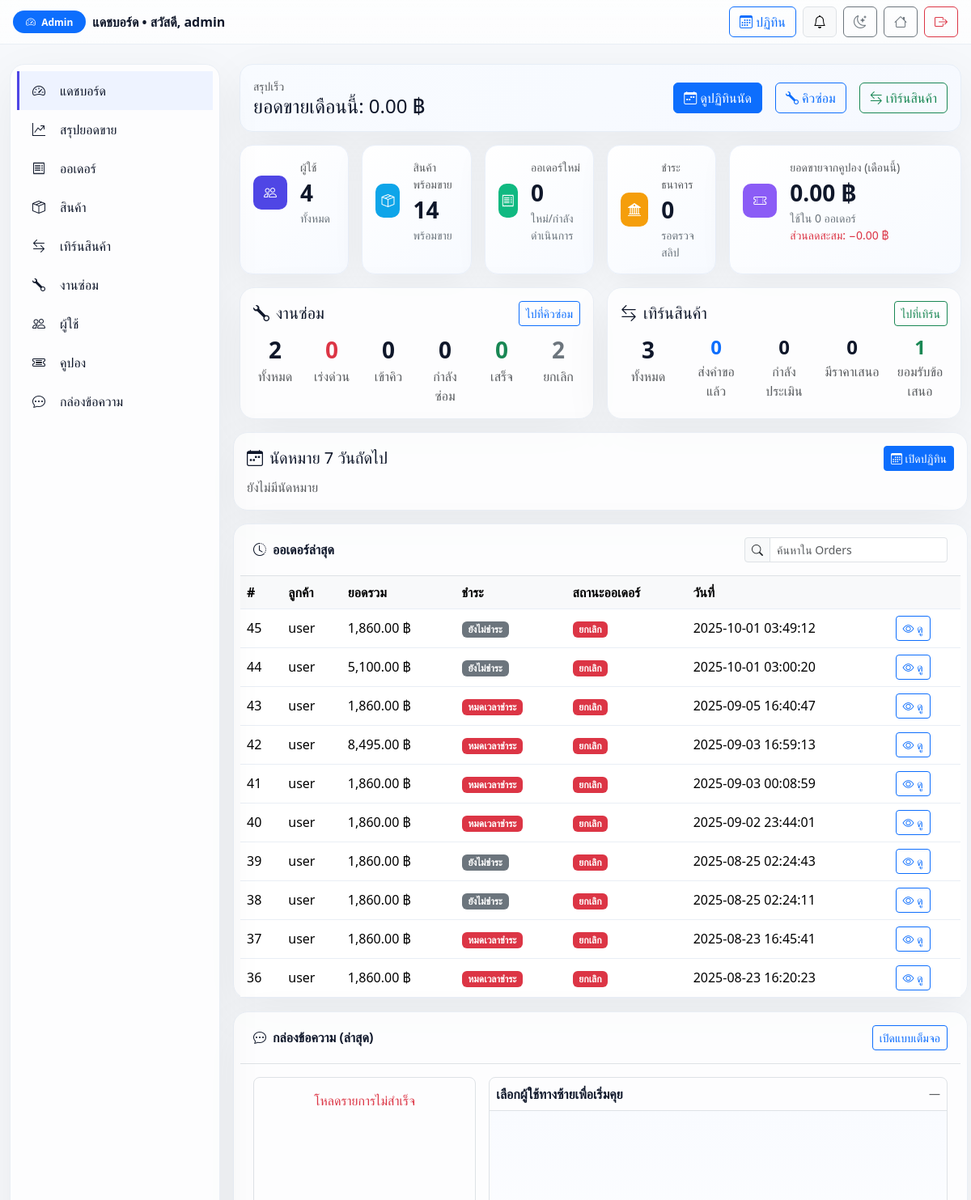
/Home/admin/dashboard.php (signed in, upper part), run on an earlier commit of the app's database.
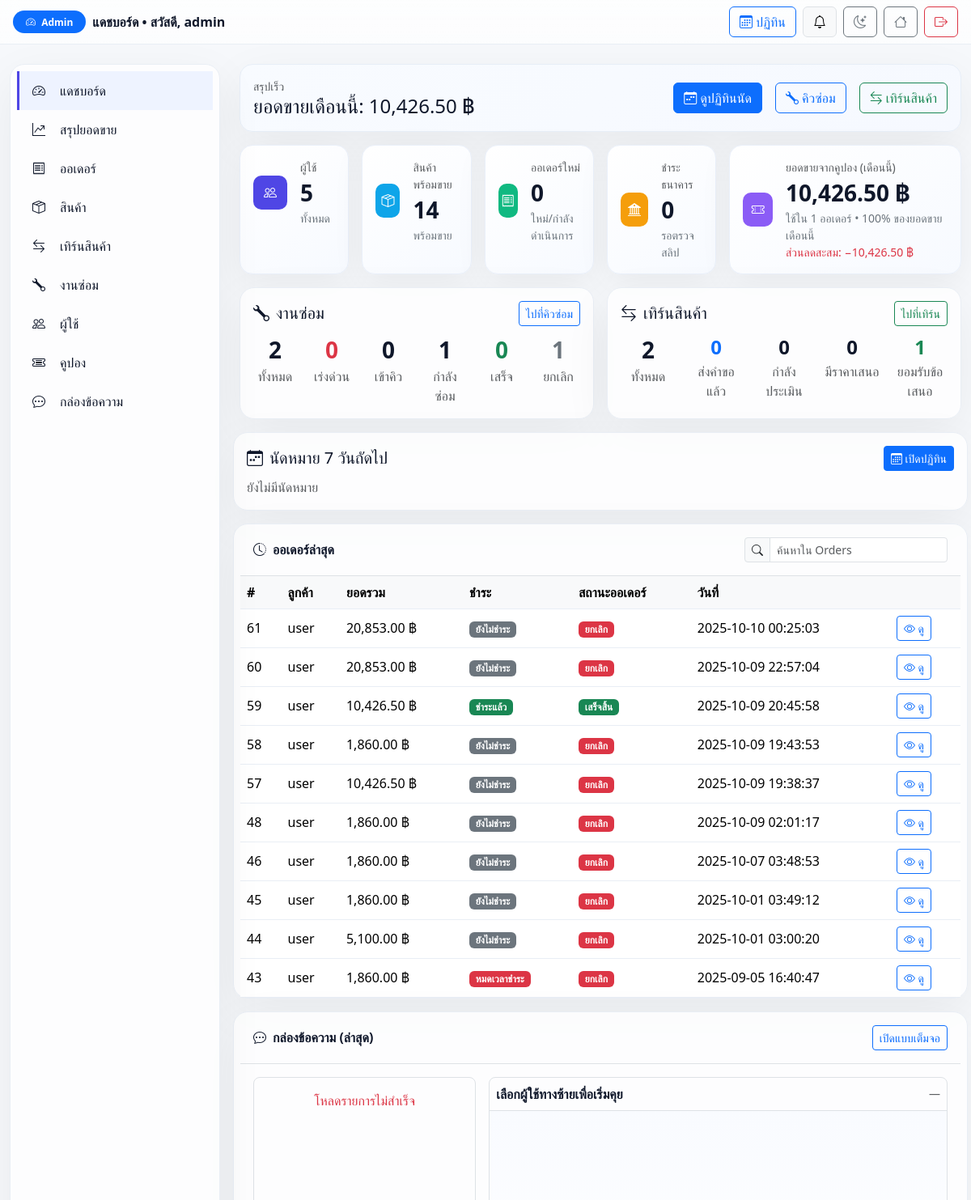
And on a later commit of the database.
### tables this page shows
CREATE TABLE `orders` (
  `id` bigint(20) UNSIGNED NOT NULL,
  `user_id` bigint(20) UNSIGNED NOT NULL,
  `total_price` decimal(10,2) NOT NULL DEFAULT 0.00,
  `status` enum('pending','processing','shipped','delivered','completed','cancel_requested','cancelled') NOT NULL DEFAULT 'pending',
  `payment_status` enum('unpaid','pending','paid','refunded','expired') NOT NULL DEFAULT 'unpaid',
  `stock_deducted` tinyint(1) NOT NULL DEFAULT 0,
  `shipping_name` varchar(150) DEFAULT NULL,
  `shipping_phone` varchar(30) DEFAULT NULL,
  `shipping_address` text DEFAULT NULL,
  `created_at` timestamp NOT NULL DEFAULT current_timestamp(),
  `expires_at` datetime DEFAULT NULL,
  `updated_at` timestamp NULL DEFAULT NULL ON UPDATE current_timestamp(),
  `payment_method` enum('cod','bank') DEFAULT 'cod',
  `slip_image` varchar(255) DEFAULT NULL,
  `cancel_reason` text DEFAULT NULL,
  `cancel_requested_at` timestamp NULL DEFAULT NULL
);

CREATE TABLE `users` (
  `id` bigint(20) UNSIGNED NOT NULL,
  `username` varchar(100) NOT NULL,
  `email` varchar(255) NOT NULL,
  `google_id` varchar(64) DEFAULT NULL,
  `provider` enum('local','google') NOT NULL DEFAULT 'local',
  `password_hash` varchar(255) DEFAULT NULL,
  `role` enum('user','admin') DEFAULT 'user',
  `phone` varchar(30) DEFAULT NULL,
  `address` text DEFAULT NULL,
  `profile_pic` varchar(255) DEFAULT NULL,
  `is_active` tinyint(1) NOT NULL DEFAULT 1,
  `created_at` timestamp NOT NULL DEFAULT current_timestamp(),
  `updated_at` timestamp NULL DEFAULT NULL ON UPDATE current_timestamp(),
  `full_name` varchar(150) DEFAULT NULL,
  `avatar` varchar(255) DEFAULT NULL,
  `address_line1` varchar(255) DEFAULT NULL,
  `address_line2` varchar(255) DEFAULT NULL,
  `district` varchar(120) DEFAULT NULL,
  `province` varchar(120) DEFAULT NULL,
  `postcode` varchar(12) DEFAULT NULL
);

### Home/admin/dashboard.php (the view, shortened to what the changed rows need)
<?php
require __DIR__ . '/../includes/db.php';
if (!function_exists('h')) {
  function h($s) {
    return htmlspecialchars($s ?? '', ENT_QUOTES, 'UTF-8');
  }
}
if (!function_exists('baht')) {
  function baht($n) {
    return number_format((float)$n, 2);
  }
}
$PAY_THAI = [
  'unpaid'=>'ยังไม่ชำระ','pending'=>'รอตรวจสอบ','paid'=>'ชำระแล้ว','refunded'=>'คืนเงินแล้ว','expired'=>'หมดเวลาชำระ'
];
$PAY_BADGE = [
  'unpaid'=>'secondary','pending'=>'warning text-dark','paid'=>'success','refunded'=>'info text-dark','expired'=>'danger'
];
$ORDER_THAI = [
  'pending'=>'ใหม่/กำลังตรวจสอบ','processing'=>'กำลังเตรียม/แพ็ค','shipped'=>'ส่งออกจากคลัง',
  'delivered'=>'ถึงปลายทาง','completed'=>'เสร็จสิ้น','cancel_requested'=>'รอยืนยันยกเลิก','cancelled'=>'ยกเลิก'
];
$ORDER_BADGE = [
  'pending'=>'info text-dark','processing'=>'primary','shipped'=>'primary',
  'delivered'=>'success','completed'=>'success','cancel_requested'=>'warning text-dark','cancelled'=>'danger'
];
function effective_status_of(array $o): string {
  $isBank = ($o['payment_method'] ?? '') === 'bank';
  $noSlip = empty($o['slip_image'] ?? '');
  $remain = (int)($o['remaining_sec'] ?? 0);
  $expired_by_rule =
      ($o['payment_status'] ?? '') === 'expired'
      || ($isBank && $noSlip && in_array(($o['payment_status'] ?? ''), ['unpaid','pending'], true) && $remain === 0);
  return $expired_by_rule ? 'cancelled' : (($o['status'] ?? '') ?: 'pending');
}
$users_total     = (int)$conn->query("SELECT COUNT(*) c FROM users")->fetch_assoc()['c'];
function table_exists(mysqli $c, string $t): bool {
  $t = $c->real_escape_string($t);
  $q = $c->query("SHOW TABLES LIKE '$t'");
  return $q && $q->num_rows > 0;
}
$hasDiscountCol = has_col($conn,'orders','discount_total');
$hasTotalPrice  = has_col($conn,'orders','total_price');
$hasUsagesTab   = table_exists($conn,'coupon_usages');
$conds = [];
if ($hasUsagesTab)  $conds[] = "EXISTS(SELECT 1 FROM coupon_usages cu WHERE cu.order_id=o.id)";
$couponWhere = $conds ? '('.implode(' OR ',$conds).')' : '0';
$monthWhere = "
  o.payment_status='paid'
  AND o.created_at >= DATE_FORMAT(NOW(), '%Y-%m-01')
  AND o.created_at <  DATE_ADD(DATE_FORMAT(NOW(), '%Y-%m-01'), INTERVAL 1 MONTH)
";
$subItems = "SELECT order_id, SUM(quantity*unit_price) AS items_total
             FROM order_items GROUP BY order_id";
$grandExpr = $hasTotalPrice
  ? "COALESCE(o.total_price,0)"
  : ($hasDiscountCol
      ? "COALESCE(t.items_total,0) - COALESCE(o.discount_total,0)"
      : "COALESCE(t.items_total,0)");
$Coupon = ['orders'=>0,'sales'=>0.0,'discount'=>0.0,'share'=>0.0];
$sqlC = "
  SELECT
    COUNT(DISTINCT o.id) AS c_orders,
    SUM($grandExpr)      AS c_sales
  FROM orders o
  LEFT JOIN ($subItems) t ON t.order_id=o.id
  WHERE $couponWhere AND $monthWhere
";
if ($rs=$conn->query($sqlC)) {
  $r=$rs->fetch_assoc() ?: [];
  $Coupon['orders']=(int)($r['c_orders']??0);
  $Coupon['sales'] =(float)($r['c_sales']??0.0);
}
if ($hasDiscountCol) {
  $sqlD = "
    SELECT SUM(COALESCE(o.discount_total,0)) AS dsum
    FROM orders o
    WHERE $couponWhere AND $monthWhere
  ";
  if ($rs=$conn->query($sqlD)) $Coupon['discount'] = (float)($rs->fetch_assoc()['dsum'] ?? 0.0);
} elseif ($hasUsagesTab) {
  $sqlD = "
    SELECT COALESCE(SUM(u.amount),0) AS dsum
    FROM coupon_usages u
    JOIN orders o ON o.id=u.order_id
    WHERE $monthWhere
  ";
  if ($rs=$conn->query($sqlD)) $Coupon['discount'] = (float)($rs->fetch_assoc()['dsum'] ?? 0.0);
}
$totalSalesMonth = 0.0;
$grandExprAll = $hasTotalPrice
  ? "COALESCE(o.total_price,0)"
  : ($hasDiscountCol ? "COALESCE(t.items_total,0) - COALESCE(o.discount_total,0)" : "COALESCE(t.items_total,0)");
$sqlAll = "
  SELECT SUM($grandExprAll) AS rev
  FROM orders o
  LEFT JOIN ($subItems) t ON t.order_id=o.id
  WHERE $monthWhere
";
if ($rs=$conn->query($sqlAll)) $totalSalesMonth = (float)($rs->fetch_assoc()['rev'] ?? 0.0);
$Coupon['share'] = $totalSalesMonth>0 ? round($Coupon['sales']*100/$totalSalesMonth,2) : 0.0;
$totalSalesMonth = 0.0;
$grandExprAll = $hasTotalPrice
  ? "COALESCE(o.total_price,0)"
  : ($hasDiscountCol ? "COALESCE(t.items_total,0) - COALESCE(o.discount_total,0)" : "COALESCE(t.items_total,0)");
$subItems = "SELECT order_id, SUM(quantity*unit_price) AS items_total
             FROM order_items GROUP BY order_id";
$sqlAll = "
  SELECT SUM($grandExprAll) AS rev
  FROM orders o
  LEFT JOIN ($subItems) t ON t.order_id=o.id
  WHERE $monthWhere
";
if ($rs=$conn->query($sqlAll)) $totalSalesMonth = (float)($rs->fetch_assoc()['rev'] ?? 0.0);
$Coupon['share'] = $totalSalesMonth>0 ? round($Coupon['sales']*100/$totalSalesMonth,2) : 0.0;
$revenueMonth = $totalSalesMonth;
$hasDiscountCol = has_col($conn,'orders','discount_total');
$hasTotalPrice  = has_col($conn,'orders','total_price');
$itemsSub = "
  SELECT order_id, SUM(quantity*unit_price) AS items_total
  FROM order_items
  GROUP BY order_id
";
$grandExpr = $hasTotalPrice
  ? "COALESCE(o.total_price,0)"
  : ($hasDiscountCol
      ? "COALESCE(t.items_total,0) - COALESCE(o.discount_total,0)"
      : "COALESCE(t.items_total,0)");
$sql_latest = "
  SELECT
    o.id, o.user_id, o.status, o.payment_method, o.payment_status, o.created_at,
    o.slip_image, o.expires_at,
    GREATEST(0, TIMESTAMPDIFF(SECOND, NOW(), COALESCE(o.expires_at, DATE_ADD(o.created_at, INTERVAL 15 MINUTE)))) AS remaining_sec,
    u.username,
    $grandExpr AS total_amount
  FROM orders o
  LEFT JOIN users u ON u.id = o.user_id
  LEFT JOIN ($itemsSub) t ON t.order_id = o.id
  ORDER BY o.created_at DESC
  LIMIT 10
";
$latest = $conn->query($sql_latest)->fetch_all(MYSQLI_ASSOC);
$svcKpiSql = "
  SELECT
    COUNT(*) AS allc,
    /* urgent = เร่งด่วน 'ที่ยังเปิดอยู่' เท่านั้น */
    SUM(
      CASE
        WHEN st.urgency='urgent'
         AND (
           CASE
             WHEN COALESCE(ls.last_status, st.status) IN ('confirm','queue','queued') THEN 'queued'
             ELSE COALESCE(ls.last_status, st.status)
           END
         ) NOT IN ('done','returned','completed','cancelled')
        THEN 1 ELSE 0
      END
    ) AS urgent,
    /* แยกสถานะตาม effective status */
    SUM(
      CASE
        WHEN (
          CASE
            WHEN COALESCE(ls.last_status, st.status) IN ('confirm','queue','queued') THEN 'queued'
            ELSE COALESCE(ls.last_status, st.status)
          END
        ) = 'queued'
        THEN 1 ELSE 0
      END
    ) AS queued,
    SUM(
      CASE
        WHEN (
          CASE
            WHEN COALESCE(ls.last_status, st.status) IN ('confirm','queue','queued') THEN 'queued'
            ELSE COALESCE(ls.last_status, st.status)
          END
        ) = 'repairing'
        THEN 1 ELSE 0
      END
    ) AS repairing,
    SUM(
      CASE
        WHEN (
          CASE
            WHEN COALESCE(ls.last_status, st.status) IN ('confirm','queue','queued') THEN 'queued'
            ELSE COALESCE(ls.last_status, st.status)
          END
        ) IN ('done','returned','completed')
        THEN 1 ELSE 0
      END
    ) AS donec,
    SUM(
      CASE
        WHEN (
          CASE
            WHEN COALESCE(ls.last_status, st.status) IN ('confirm','queue','queued') THEN 'queued'
            ELSE COALESCE(ls.last_status, st.status)
          END
        ) = 'cancelled'
        THEN 1 ELSE 0
      END
    ) AS cancelled
  FROM service_tickets st
  LEFT JOIN (
    /* สถานะล่าสุดจากไทม์ไลน์ */
    SELECT ticket_id,
           SUBSTRING_INDEX(GROUP_CONCAT(status ORDER BY id DESC), ',', 1) AS last_status
    FROM service_status_logs
    GROUP BY ticket_id
  ) ls ON ls.ticket_id = st.id
";
$svc = $conn->query($svcKpiSql)->fetch_assoc();
$repair_counts = [
  'all'       => (int)($svc['allc'] ?? 0),
  'urgent'    => (int)($svc['urgent'] ?? 0),
  'queued'    => (int)($svc['queued'] ?? 0),
  'repairing' => (int)($svc['repairing'] ?? 0),
  'done'      => (int)($svc['donec'] ?? 0),
  'cancelled' => (int)($svc['cancelled'] ?? 0),
];
$trade_counts = [
  'all'       => 0,
  'submitted' => 0,
  'review'    => 0,
  'offered'   => 0,
  'accepted'  => 0
];
if ($conn->query("SHOW TABLES LIKE 'tradein_requests'")->num_rows) {
  $trade_counts['all'] = (int)$conn->query("SELECT COUNT(*) c FROM tradein_requests")->fetch_assoc()['c'];
  $trade_counts['submitted'] = (int)$conn->query("
    SELECT COUNT(*) c FROM tradein_requests WHERE status='submitted'
  ")->fetch_assoc()['c'];
  $trade_counts['review'] = (int)$conn->query("
    SELECT COUNT(*) c FROM tradein_requests WHERE status='review'
  ")->fetch_assoc()['c'];
  $trade_counts['offered'] = (int)$conn->query("
    SELECT COUNT(*) c FROM tradein_requests WHERE status='offered'
  ")->fetch_assoc()['c'];
  $trade_counts['accepted'] = (int)$conn->query("
    SELECT COUNT(*) c FROM tradein_requests WHERE status='accepted'
  ")->fetch_assoc()['c'];
}
if ($conn->query("SHOW TABLES LIKE 'tradein_requests'")->num_rows) {
  $trade_counts['all'] = (int)$conn->query("SELECT COUNT(*) c FROM tradein_requests")->fetch_assoc()['c'];
  $trade_counts['submitted'] = (int)$conn->query("
    SELECT COUNT(*) c
    FROM tradein_requests
    WHERE status IN ('submitted','new','sent','awaiting_review','pending_user')
  ")->fetch_assoc()['c'];
  $trade_counts['reviewing'] = (int)$conn->query("
    SELECT COUNT(*) c
    FROM tradein_requests
    WHERE status IN ('reviewing','awaiting_review','pending','in_review','evaluating')
  ")->fetch_assoc()['c'];
  $trade_counts['offered'] = (int)$conn->query("
    SELECT COUNT(*) c
    FROM tradein_requests
    WHERE status IN ('offered','quoted','proposed')
  ")->fetch_assoc()['c'];
  $trade_counts['completed'] = (int)$conn->query("
    SELECT COUNT(*) c
    FROM tradein_requests
    WHERE status IN ('completed','accepted','confirmed','closed','done')
  ")->fetch_assoc()['c'];
}
function has_col(mysqli $conn, string $table, string $col): bool {
  $table = preg_replace('/[^a-zA-Z0-9_]/','',$table);
  $col   = preg_replace('/[^a-zA-Z0-9_]/','',$col);
  $q = $conn->query("SHOW COLUMNS FROM `$table` LIKE '$col'");
  return $q && $q->num_rows > 0;
}
?>
<!doctype html>
<html lang="th" data-theme="light">
<head>
  <link href="https://cdn.jsdelivr.net/npm/bootstrap@5.3.2/dist/css/bootstrap.min.css" rel="stylesheet">
  <link href="https://cdn.jsdelivr.net/npm/bootstrap-icons/font/bootstrap-icons.css" rel="stylesheet">
</head>
<body>
<div class="container-fluid my-4 app">
  <main class="d-flex flex-column gap-3">
    <div class="glass p-3 hero">
      <div class="d-flex flex-wrap align-items-center gap-3">
        <div class="flex-grow-1">
          <div class="text-muted small">สรุปเร็ว</div>
          <div class="h4 m-0">ยอดขายเดือนนี้: <?= baht($revenueMonth) ?> ฿</div>
        </div>
      </div>
    </div>
    <div class="row g-3">
      <div class="col-sm-6 col-xl-2">
        <div class="glass p-3 kpi h-100 kpi-soft">
          <div class="d-flex align-items-center gap-3">
            <div>
              <div class="text-muted small">ผู้ใช้</div>
              <div class="fs-3 fw-bold"><?= number_format($users_total) ?></div>
              <div class="small text-secondary">ทั้งหมด</div>
            </div>
          </div>
        </div>
      </div>
      <div class="col-sm-6 col-xl-4">
    <div class="glass p-3 kpi h-100 kpi-soft">
      <div class="d-flex align-items-center gap-3">
        <div>
          <div class="text-muted small">ยอดขายจากคูปอง (เดือนนี้)</div>
          <div class="fs-3 fw-bold"><?= baht($Coupon['sales']) ?> ฿</div>
          <div class="small text-secondary">
            ใช้ใน <?= (int)$Coupon['orders'] ?> ออเดอร์
            <?= $Coupon['share']>0 ? '• '.$Coupon['share'].'% ของยอดขายเดือนนี้' : '' ?>
          </div>
          <div class="small text-danger">ส่วนลดสะสม: −<?= baht($Coupon['discount']) ?> ฿</div>
        </div>
      </div>
    </div>
  </div>
    </div>
    <div class="row g-3">
      <div class="col-lg-6">
        <div class="glass p-3 h-100">
          <div class="row text-center g-3">
            <div class="col-6 col-md">
              <div class="fs-3 fw-bold"><?= $repair_counts['repairing'] ?></div>
              <div class="text-muted">กำลังซ่อม</div>
            </div>
            <div class="col-6 col-md">
              <div class="fs-3 fw-bold text-secondary"><?= $repair_counts['cancelled'] ?></div>
              <div class="text-muted">ยกเลิก</div>
            </div>
          </div>
        </div>
      </div>
      <div class="col-lg-6">
        <div class="glass p-3 h-100">
          <div class="row text-center g-3">
  <div class="col-6 col-md">
  <div class="row text-center g-3">
  <div class="col-6 col-md">
    <div class="fs-3 fw-bold"><?= $trade_counts['all'] ?></div>
    <div class="text-muted">ทั้งหมด</div>
  </div>
</div>
</div>
        </div>
      </div>
    </div>
    <div class="glass">
      <div class="table-responsive">
        <table class="table align-middle mb-0">
          <thead class="table-light">
            <tr>
              <th>#</th><th>ลูกค้า</th><th>ยอดรวม</th><th>ชำระ</th><th>สถานะออเดอร์</th><th>วันที่</th><th></th>
            </tr>
          </thead>
          <tbody>
          <?php if(empty($latest)): ?>
            <tr><td colspan="7" class="text-center text-muted py-4">ยังไม่มีคำสั่งซื้อ</td></tr>
          <?php else: foreach($latest as $o): ?>
            <tr id="row-<?= (int)$o['id'] ?>">
              <td><?= (int)$o['id'] ?></td>
              <td><?= h($o['username'] ?? ('UID '.$o['user_id'])) ?></td>
              <td><?= baht($o['total_amount']) ?> ฿</td>
              <td><?php $pbadge = $PAY_BADGE[$o['payment_status']] ?? 'secondary'; ?>
                <span class="badge bg-<?= $pbadge ?>"><?= h($PAY_THAI[$o['payment_status']] ?? $o['payment_status']) ?></span>
              </td>
              <td><?php $effst = effective_status_of($o); $obadge = $ORDER_BADGE[$effst] ?? 'secondary'; ?>
                <span class="badge bg-<?= $obadge ?>"><?= h($ORDER_THAI[$effst] ?? $effst) ?></span>
              </td>
              <td><?= h($o['created_at']) ?></td>
              <td><a href="order_detail.php?id=<?= (int)$o['id'] ?>" class="btn btn-sm btn-outline-primary"><i class="bi bi-eye"></i> ดู</a></td>
            </tr>
          <?php endforeach; endif; ?>
          </tbody>
        </table>
      </div>
    </div>
  </main>
</div>
</body>
</html>

What changed in the data, as far as the page shows it:
no longer on this page (row unchanged): orders: id "42", user.username "user", total_amount "8,495.00", payment_status "หมดเวลาชำระ", payment_status "ยกเลิก", created_at "2025-09-03 16:59:13"
no longer on this page (row unchanged): orders: id "41", user.username "user", total_amount "1,860.00", payment_status "หมดเวลาชำระ", payment_status "ยกเลิก", created_at "2025-09-03 00:08:59"
no longer on this page (row unchanged): orders: id "40", user.username "user", total_amount "1,860.00", payment_status "หมดเวลาชำระ", payment_status "ยกเลิก", created_at "2025-09-02 23:44:01"
no longer on this page (row unchanged): orders: id "39", user.username "user", total_amount "1,860.00", payment_status "ยังไม่ชำระ", effst "ยกเลิก", created_at "2025-08-25 02:24:43"
no longer on this page (row unchanged): orders: id "38", user.username "user", total_amount "1,860.00", payment_status "ยังไม่ชำระ", payment_status+payment_method+status "ยกเลิก", created_at "2025-08-25 02:24:11"
no longer on this page (row unchanged): orders: id "37", user.username "user", total_amount "1,860.00", payment_status "หมดเวลาชำระ", payment_status "ยกเลิก", created_at "2025-08-23 16:45:41"
no longer on this page (row unchanged): orders: id "36", user.username "user", total_amount "1,860.00", payment_status "หมดเวลาชำระ", payment_status "ยกเลิก", created_at "2025-08-23 16:20:23"
added orders: id "61", user.username "user", total_amount "20,853.00", payment_status "ยังไม่ชำระ", payment_status+payment_method+status "ยกเลิก", created_at "2025-10-10 00:25:03"
added orders: id "60", user.username "user", total_amount "20,853.00", payment_status "ยังไม่ชำระ", payment_status+payment_method+status "ยกเลิก", created_at "2025-10-09 22:57:04"
added orders: id "59", user.username "user", total_amount "10,426.50", payment_status "ชำระแล้ว", payment_status+payment_method+status "เสร็จสิ้น", created_at "2025-10-09 20:45:58"
added orders: id "58", user.username "user", total_amount "1,860.00", payment_status "ยังไม่ชำระ", payment_status+payment_method+status "ยกเลิก", created_at "2025-10-09 19:43:53"
added orders: id "57", user.username "user", total_amount "10,426.50", payment_status "ยังไม่ชำระ", payment_status+payment_method+status "ยกเลิก", created_at "2025-10-09 19:38:37"
added orders: id "48", user.username "user", total_amount "1,860.00", payment_status "ยังไม่ชำระ", payment_status+payment_method+status "ยกเลิก", created_at "2025-10-09 02:01:17"
added orders: id "46", user.username "user", total_amount "1,860.00", payment_status "ยังไม่ชำระ", effst "ยกเลิก", created_at "2025-10-07 03:48:53"
Also different on the page:
baht($revenueMonth): "0.00" → "10,426.50"
$users_total: "4" → "5"
baht($Coupon['sales']): "0.00" → "10,426.50"
$Coupon['orders']: "0" → "1"
$Coupon['share']: (not shown) → "100"
baht($Coupon['discount']): "0.00" → "10,426.50"
$repair_counts['repairing']: "0" → "1"
$repair_counts['cancelled']: "2" → "1"
$trade_counts['all']: "3" → "2"
text now shown: "• % ของยอดขายเดือนนี้"
